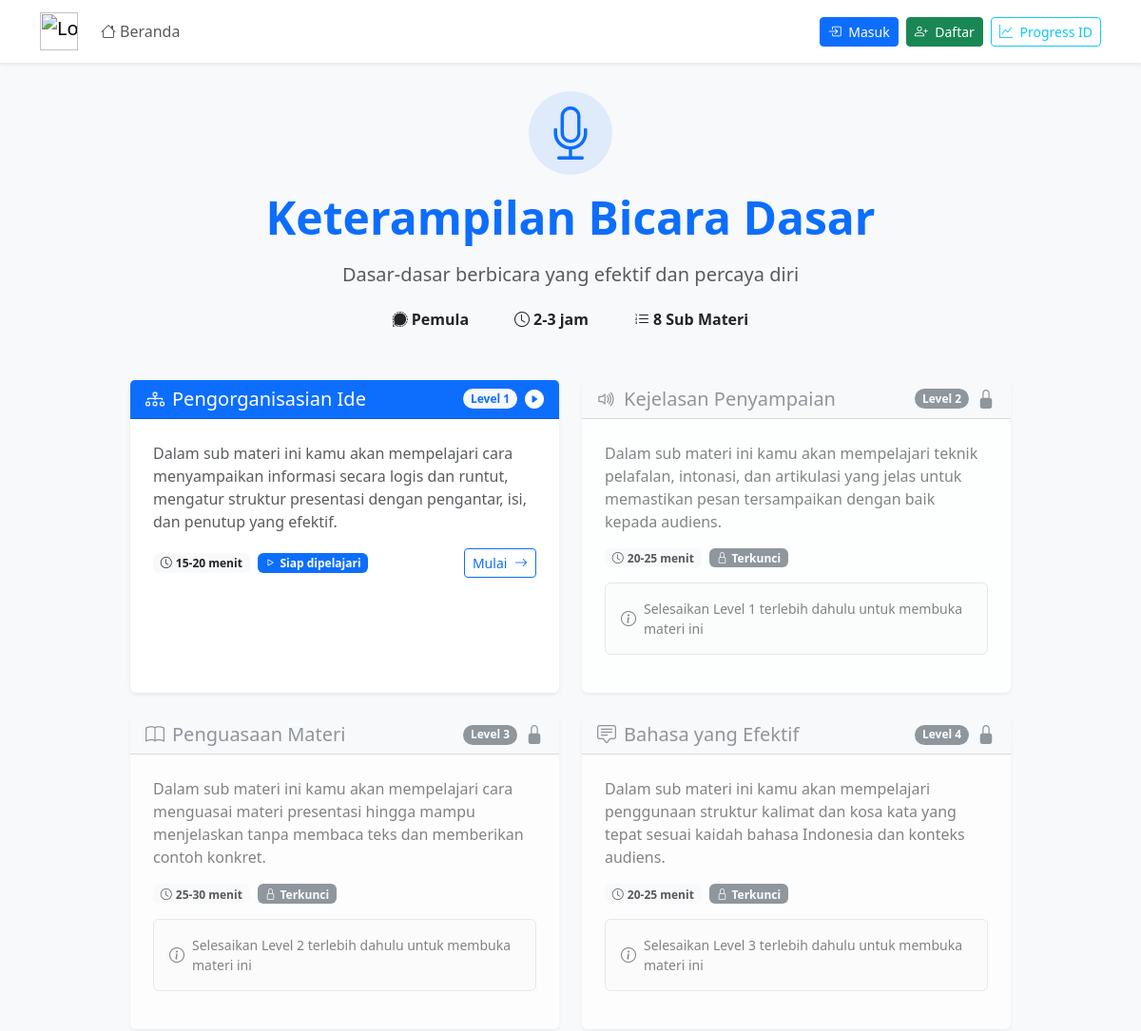
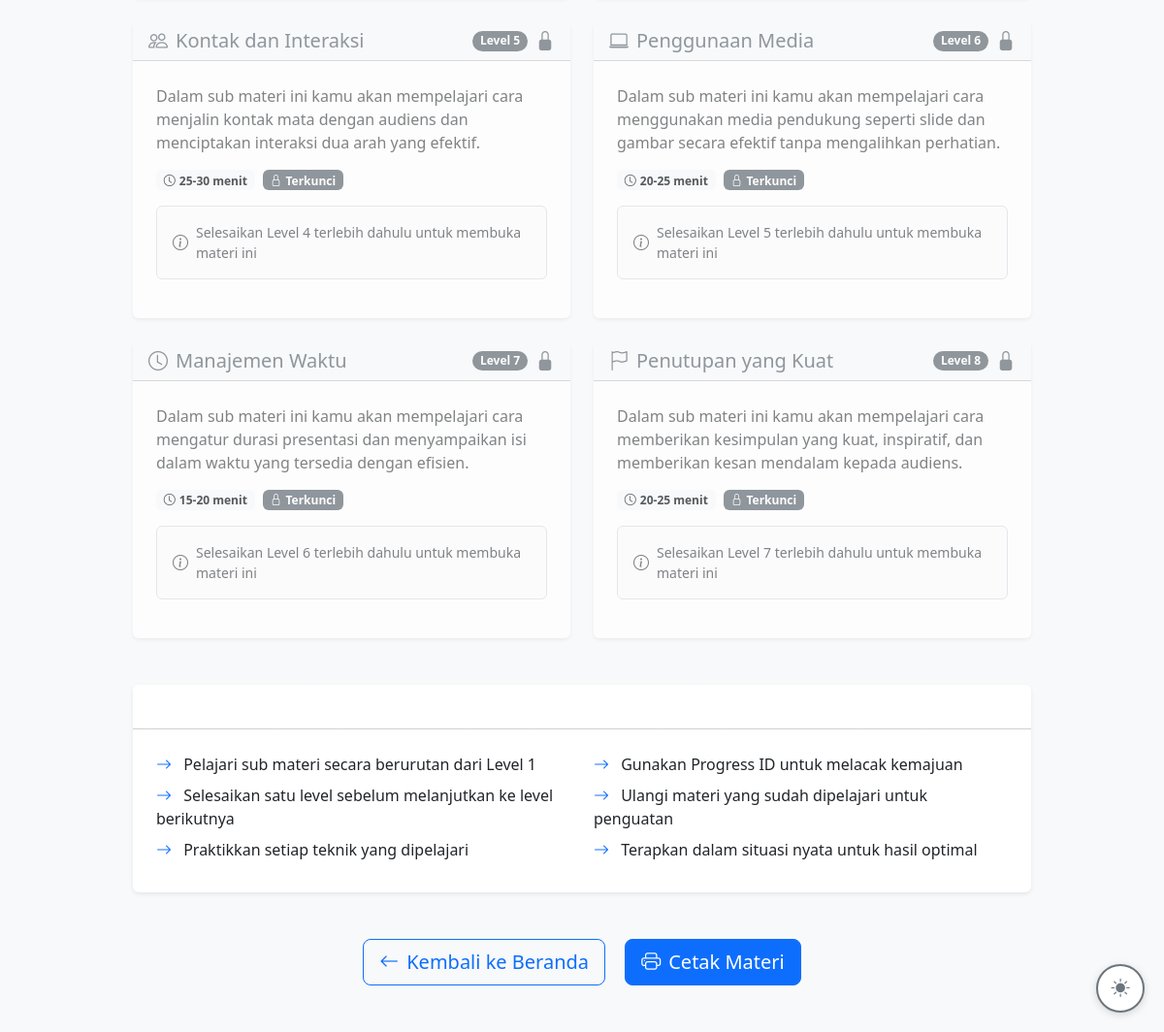
The page /pages/material.php?material_key=keterampilan-bicara on the database its author committed (2 pictures, top to bottom).
### tables this page shows
CREATE TABLE `materials` (
  `id` int(11) NOT NULL,
  `material_key` varchar(50) NOT NULL,
  `name` varchar(100) NOT NULL,
  `description` text DEFAULT NULL,
  `icon` varchar(50) DEFAULT NULL,
  `difficulty` enum('Pemula','Menengah','Lanjutan') DEFAULT 'Pemula',
  `duration` varchar(20) DEFAULT NULL,
  `is_active` tinyint(1) DEFAULT 1,
  `created_at` timestamp NOT NULL DEFAULT current_timestamp(),
  `deleted_at` timestamp NULL DEFAULT NULL
);

CREATE TABLE `submaterials` (
  `id` int(11) NOT NULL,
  `material_key` varchar(50) NOT NULL,
  `submaterial_key` varchar(50) NOT NULL,
  `title` varchar(200) NOT NULL,
  `description` text DEFAULT NULL,
  `level` int(11) DEFAULT 1,
  `icon` varchar(50) DEFAULT 'bi-circle',
  `duration` varchar(20) DEFAULT NULL,
  `is_active` tinyint(1) DEFAULT 1,
  `sort_order` int(11) DEFAULT 0,
  `created_at` timestamp NOT NULL DEFAULT current_timestamp(),
  `deleted_at` timestamp NULL DEFAULT NULL
);

### includes/functions.php (called while the page is built, shortened)
<?php
class Database {
    private static $instance = null;
    private $pdo;
    private function __construct() {
        $configPath = __DIR__ . '/../config/database.php';
        if (file_exists($configPath)) {
            $config = include $configPath;
        }
        try {
            $dsn = "mysql:host={$config['host']};dbname={$config['database']};charset={$config['charset']}";
            $options = [
                PDO::ATTR_ERRMODE => PDO::ERRMODE_EXCEPTION,
                PDO::ATTR_DEFAULT_FETCH_MODE => PDO::FETCH_ASSOC,
                PDO::ATTR_EMULATE_PREPARES => false,
            ];
            $this->pdo = new PDO($dsn, $config['username'], $config['password'], $options);
        } catch (PDOException $e) {
            die('Database connection failed: ' . $e->getMessage());
        }
    }
    public static function getInstance() {
        if (self::$instance === null) {
            self::$instance = new self();
        }
        return self::$instance;
    }
    public function getPDO() {
        return $this->pdo;
    }
}
function getDB() {
    return Database::getInstance()->getPDO();
}
function e($string) {
    return htmlspecialchars($string, ENT_QUOTES, 'UTF-8');
}
function getMaterialInfo($materialKey) {
    try {
        $db = getDB();
        $stmt = $db->prepare("SELECT * FROM materials WHERE material_key = ? AND is_active = 1");
        $stmt->execute([$materialKey]);
        $result = $stmt->fetch();
        return $result;
    } catch (Exception $e) {
        return [
            'material_key' => $materialKey,
            'name' => ucwords(str_replace('-', ' ', $materialKey)),
            'description' => 'Pelajari materi pembelajaran yang menarik dan bermanfaat',
            'icon' => 'bi-book',
            'difficulty' => 'Pemula',
            'duration' => '2-3 jam'
        ];
    }
}
function getSubmaterials($materialKey, $userId = null, $progressId = null) {
    try {
        $db = getDB();
        $stmt = $db->prepare("
            SELECT * FROM submaterials
            WHERE material_key = ? AND is_active = 1
            ORDER BY sort_order, level
        ");
        $stmt->execute([$materialKey]);
        $submaterials = $stmt->fetchAll();
        return $submaterials;
    } catch (Exception $e) {
        return [];
    }
}
?>

### pages/material.php (the view, shortened to what this page needs)
<link rel="stylesheet" href="<?php echo $basePath; ?>assets/css/materials.css">
<?php
include __DIR__ . '/../includes/functions.php';
$materialKey = $_GET['material_key'] ?? $_GET['material_id'] ?? $_GET['material'] ?? null;
$progressId = $_GET['progress_id'] ?? $_SESSION['progress_id'] ?? null;
$currentUser = getCurrentUser();
$userId = $currentUser ? $currentUser['user_id'] : null;
$materialInfo = getMaterialInfo($materialKey);
$submaterials = getSubmaterials($materialKey, $userId, $progressId);
$totalCount = count($submaterials);
include __DIR__ . '/../includes/header.php';
?>
<div class="container py-5 mt-5">
    <div class="row justify-content-center">
        <div class="col-lg-10">
            <div class="text-center mb-5" data-aos="fade-up">
                <div class="d-inline-block p-3 bg-primary bg-opacity-10 rounded-circle mb-3">
                    <i class="<?php echo e($materialInfo['icon']); ?> display-4 text-primary"></i>
                </div>
                <h1 class="display-5 fw-bold text-primary mb-3"><?php echo e($materialInfo['name']); ?></h1>
                <p class="lead text-muted"><?php echo e($materialInfo['description']); ?></p>
                <div class="d-flex justify-content-center gap-3 mt-3">
                    <span class="badge bg-light text-dark fs-6 px-3 py-2">
                        <i class="bi bi-signal me-1"></i><?php echo e($materialInfo['difficulty']); ?>
                    </span>
                    <span class="badge bg-light text-dark fs-6 px-3 py-2">
                        <i class="bi bi-clock me-1"></i><?php echo e($materialInfo['duration']); ?>
                    </span>
                    <span class="badge bg-light text-dark fs-6 px-3 py-2">
                        <i class="bi bi-list-ol me-1"></i><?php echo $totalCount; ?> Sub Materi
                    </span>
                </div>
            </div>
            <div class="row g-4">
                <?php
                $delay = 200;
                foreach ($submaterials as $index => $submaterial):
                    $isLocked = false;
                    $canAccess = true;
                    if ($submaterial['level'] > 1) {
                        $prevCompleted = false;
                        if (!$prevCompleted) {
                            $isLocked = true;
                            $canAccess = false;
                        }
                    }
                    $cardClass = 'h-100 border-0 shadow-sm';
                    if ($isLocked) {
                        $cardClass .= ' opacity-75';
                    } else {
                        $cardClass .= ' hover-card';
                    }
                    if ($submaterial['is_completed']) {
                        $headerClass = 'bg-success text-white';
                        $statusIcon = 'bi-check-circle-fill';
                    } elseif ($isLocked) {
                        $headerClass = 'bg-light text-muted';
                        $statusIcon = 'bi-lock-fill';
                    } else {
                        $headerClass = 'bg-primary text-white';
                        $statusIcon = 'bi-play-circle-fill';
                    }
                ?>
                    <div class="col-lg-6" data-aos="fade-up" data-aos-delay="<?php echo $delay; ?>">
                        <div class="card <?php echo $cardClass; ?>">
                            <?php if ($canAccess): ?>
                                <a href="submaterial.php?material_key=<?php echo urlencode($materialKey); ?>&sub=<?php echo urlencode($submaterial['submaterial_key']); ?><?php echo ($progressId ? '&progress_id=' . urlencode($progressId) : ''); ?>"
                                   class="text-decoration-none">
                            <?php endif; ?>
                                <div class="card-header <?php echo $headerClass; ?> d-flex justify-content-between align-items-center">
                                    <h5 class="mb-0 d-flex align-items-center">
                                        <i class="<?php echo e($submaterial['icon']); ?> me-2"></i>
                                        <?php echo e($submaterial['title']); ?>
                                    </h5>
                                    <div class="d-flex align-items-center gap-2">
                                        <span class="badge <?php echo $submaterial['is_completed'] ? 'bg-light text-success' : ($isLocked ? 'bg-secondary' : 'bg-light text-primary'); ?> rounded-pill">
                                            Level <?php echo $submaterial['level']; ?>
                                        </span>
                                        <i class="<?php echo $statusIcon; ?> fs-5"></i>
                                    </div>
                                </div>
                                <div class="card-body p-4">
                                    <p class="text-muted mb-3"><?php echo e($submaterial['description']); ?></p>
                                    <div class="d-flex justify-content-between align-items-center mb-3">
                                        <div class="d-flex gap-2 flex-wrap">
                                            <?php if ($submaterial['duration']): ?>
                                                <span class="badge bg-light text-dark">
                                                    <i class="bi bi-clock me-1"></i><?php echo e($submaterial['duration']); ?>
                                                </span>
                                            <?php endif; ?>
                                            <?php if ($submaterial['is_completed']): ?>
                                                <span class="badge bg-success">
                                                    <i class="bi bi-check-circle me-1"></i>Selesai
                                                </span>
                                            <?php elseif ($isLocked): ?>
                                                <span class="badge bg-secondary">
                                                    <i class="bi bi-lock me-1"></i>Terkunci
                                                </span>
                                            <?php else: ?>
                                                <span class="badge bg-primary">
                                                    <i class="bi bi-play me-1"></i>Siap dipelajari
                                                </span>
                                            <?php endif; ?>
                                        </div>
                                        <?php if ($canAccess): ?>
                                            <span class="btn btn-sm <?php echo $submaterial['is_completed'] ? 'btn-outline-success' : 'btn-outline-primary'; ?>">
                                                <?php echo $submaterial['is_completed'] ? 'Ulangi' : 'Mulai'; ?>
                                                <i class="bi bi-arrow-right ms-1"></i>
                                            </span>
                                        <?php endif; ?>
                                    </div>
                                    <?php if ($isLocked): ?>
                                        <div class="alert alert-light border d-flex align-items-center" role="alert">
                                            <i class="bi bi-info-circle me-2 text-muted"></i>
                                            <small class="text-muted mb-0">
                                                Selesaikan Level <?php echo $submaterial['level'] - 1; ?> terlebih dahulu untuk membuka materi ini
                                            </small>
                                        </div>
                                    <?php endif; ?>
                                </div>
                            <?php if ($canAccess): ?>
                                </a>
                            <?php endif; ?>
                        </div>
                    </div>
                <?php
                    $delay += 100;
                endforeach;
                ?>
            </div>
            <div class="card border-0 shadow-sm mt-5" data-aos="fade-up" data-aos-delay="700">
                <div class="card-header bg-gradient text-white" style="background: linear-gradient(135deg, #667eea 0%, #764ba2 100%);">
                    <h4 class="mb-0">
                        <i class="bi bi-lightbulb me-2"></i>Tips Pembelajaran
                    </h4>
                </div>
                <div class="card-body p-4">
                    <div class="row">
                        <div class="col-md-6">
                            <ul class="list-unstyled mb-0">
                                <li class="mb-2">
                                    <i class="bi bi-arrow-right text-primary me-2"></i>
                                    Pelajari sub materi secara berurutan dari Level 1
                                </li>
                                <li class="mb-2">
                                    <i class="bi bi-arrow-right text-primary me-2"></i>
                                    Selesaikan satu level sebelum melanjutkan ke level berikutnya
                                </li>
                                <li class="mb-2">
                                    <i class="bi bi-arrow-right text-primary me-2"></i>
                                    Praktikkan setiap teknik yang dipelajari
                                </li>
                            </ul>
                        </div>
                        <div class="col-md-6">
                            <ul class="list-unstyled mb-0">
                                <li class="mb-2">
                                    <i class="bi bi-arrow-right text-primary me-2"></i>
                                    <?php if ($userId): ?>
                                        Progress Anda akan tersimpan otomatis
                                    <?php else: ?>
                                        Gunakan Progress ID untuk melacak kemajuan
                                    <?php endif; ?>
                                </li>
                                <li class="mb-2">
                                    <i class="bi bi-arrow-right text-primary me-2"></i>
                                    Ulangi materi yang sudah dipelajari untuk penguatan
                                </li>
                                <li class="mb-2">
                                    <i class="bi bi-arrow-right text-primary me-2"></i>
                                    Terapkan dalam situasi nyata untuk hasil optimal
                                </li>
                            </ul>
                        </div>
                    </div>
                </div>
            </div>
            <div class="text-center mt-5" data-aos="fade-up" data-aos-delay="800">
                <a href="../index.php" class="btn btn-outline-primary btn-lg me-3">
                    <i class="bi bi-arrow-left me-2"></i>Kembali ke Beranda
                </a>
                <button class="btn btn-primary btn-lg" onclick="window.print()">
                    <i class="bi bi-printer me-2"></i>Cetak Materi
                </button>
            </div>
        </div>
    </div>
</div>
<?php include '../includes/footer.php'; ?>

### assets/css/materials.css (style rules this page uses)
.hover-card { transition: all 0.3s ease; cursor: pointer; }
.card.opacity-75 { pointer-events: none; cursor: not-allowed; }
.card.opacity-75 .card-header { background-color: #f8f9fa !important; color: #6c757d !important; }
.badge.rounded-pill { font-size: 0.75rem; padding: 0.35em 0.65em; }

### assets/css/style.css (style rules this page uses)
body { background-color: #f8f9fa; min-height: 100vh; }

### rows shown on the page
materials: name "Keterampilan Bicara Dasar", description "Dasar-dasar berbicara yang efektif dan percaya diri", difficulty "Pemula", duration "2-3 jam"
submaterials: title "Pengorganisasian Ide", level "1", description "Dalam sub materi ini kamu akan mempelajari cara menyampaikan informasi secara logis dan runtut, mengatur struktur presentasi dengan pengantar, isi, dan penutup yang efektif.", duration "15-20 menit", shows "Siap dipelajari", shows "Mulai"
submaterials: title "Kejelasan Penyampaian", level "2", description "Dalam sub materi ini kamu akan mempelajari teknik pelafalan, intonasi, dan artikulasi yang jelas untuk memastikan pesan tersampaikan dengan baik kepada audiens.", duration "20-25 menit", shows "Terkunci", $submaterial['level']-1 "1"
submaterials: title "Penguasaan Materi", level "3", description "Dalam sub materi ini kamu akan mempelajari cara menguasai materi presentasi hingga mampu menjelaskan tanpa membaca teks dan memberikan contoh konkret.", duration "25-30 menit", shows "Terkunci", $submaterial['level']-1 "2"
submaterials: title "Bahasa yang Efektif", level "4", description "Dalam sub materi ini kamu akan mempelajari penggunaan struktur kalimat dan kosa kata yang tepat sesuai kaidah bahasa Indonesia dan konteks audiens.", duration "20-25 menit", shows "Terkunci", $submaterial['level']-1 "3"
submaterials: title "Kontak dan Interaksi", level "5", description "Dalam sub materi ini kamu akan mempelajari cara menjalin kontak mata dengan audiens dan menciptakan interaksi dua arah yang efektif.", duration "25-30 menit", shows "Terkunci", $submaterial['level']-1 "4"
submaterials: title "Penggunaan Media", level "6", description "Dalam sub materi ini kamu akan mempelajari cara menggunakan media pendukung seperti slide dan gambar secara efektif tanpa mengalihkan perhatian.", duration "20-25 menit", shows "Terkunci", $submaterial['level']-1 "5"
submaterials: title "Manajemen Waktu", level "7", description "Dalam sub materi ini kamu akan mempelajari cara mengatur durasi presentasi dan menyampaikan isi dalam waktu yang tersedia dengan efisien.", duration "15-20 menit", shows "Terkunci", $submaterial['level']-1 "6"
submaterials: title "Penutupan yang Kuat", level "8", description "Dalam sub materi ini kamu akan mempelajari cara memberikan kesimpulan yang kuat, inspiratif, dan memberikan kesan mendalam kepada audiens.", duration "20-25 menit", shows "Terkunci", $submaterial['level']-1 "7"

### other values the page prints
$totalCount "8"
